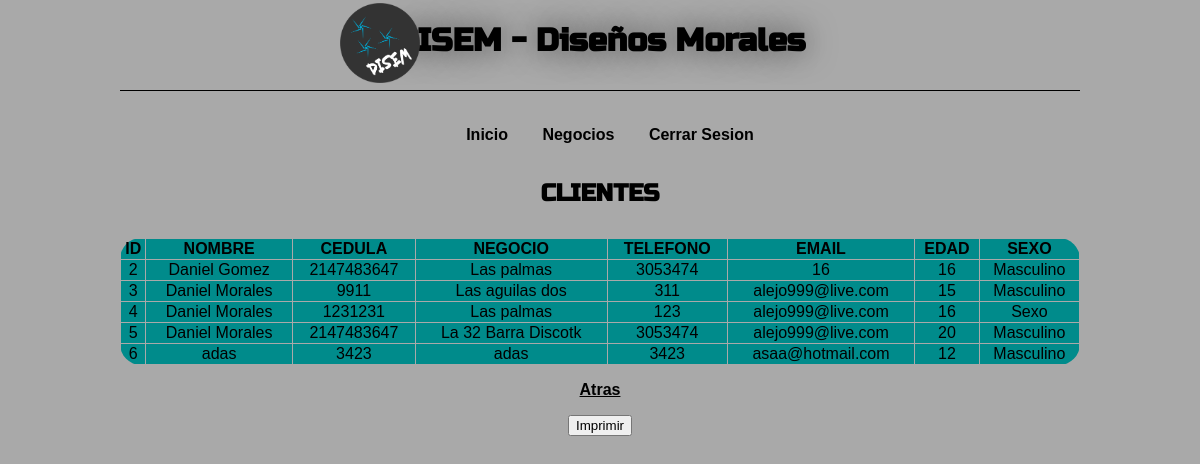
The app's page /mclientes.php (signed in) with its own data.
### tables this page shows
CREATE TABLE IF NOT EXISTS `clientes` (
  `id` int(11) NOT NULL,
  `nombre` text NOT NULL,
  `cedula` int(11) NOT NULL,
  `negocio` varchar(30) NOT NULL,
  `telefono` int(11) NOT NULL,
  `email` varchar(30) NOT NULL,
  `edad` int(11) NOT NULL,
  `sexo` text NOT NULL
);

### mclientes.php (the view, shortened to what this page needs)
<?php
	require('conexion2.php');
	$query="SELECT id, nombre, cedula, negocio, telefono, email, edad, sexo FROM clientes";
	$resultado=$mysqli->query($query);
?>
<!DOCTYPE html>
<html lang="es" xmlns="http://www.w3.org/1999/xhtml">
	<head>
		<link rel="stylesheet" type="text/css" href="css/hola.css">
	</head>
	<body>
		<div id="contenido">
			<header>
				<hgroup>
					<img src="imagenes/logo.png" width = "80"><h1>DISEM - Diseños Morales</h1>
				</hgroup>
				<nav>
				<ul>
					<li><a href="bienvenido.php">Inicio </a></li>
					<li><a href="negocios.php">Negocios </a></li>
					<li><a href="cerrar_sesion.php">Cerrar Sesion </a></li>
				</ul>
			</nav>
			</header>
			<section>
				<div id="textopr">
					<hgroup>
						<center><h1>CLIENTES</h1></center>
						<table border="1" width="100%">
			<thead>
				<tr>
					<td><center><b>ID</b></center></td>
					<td><center><b>NOMBRE</b></center></td>
					<td><center><b>CEDULA</b></center></td>
					<td><center><b>NEGOCIO</b></center></td>
					<td><center><b>TELEFONO</b></center></td>
					<td><center><b>EMAIL</b></center></td>
					<td><center><b>EDAD</b></center></td>
					<td><center><b>SEXO</b></center></td>
				</tr>
				<tbody>
					<?php while($row=$resultado->fetch_assoc()){ ?>
						<tr>
							<td>
								<center><?php echo $row['id'];?></center>
							</td>
							<td>
								<center><?php echo $row['nombre'];?></center>
							</td>
							<td>
								<center><?php echo $row['cedula'];?></center>
							</td>
							<td>
								<center><?php echo $row['negocio'];?></center>
							</td>
							<td>
								<center><?php echo $row['telefono'];?></center>
							</td>
							<td>
								<center><?php echo $row['email'];?></center>
							</td>
							<td>
								<center><?php echo $row['edad'];?></center>
							</td>
							<td>
								<center><?php echo $row['sexo'];?></center>
							</td>
						</tr>
					<?php } ?>
				</tbody>
			</table><p>
					<center><a href="negocios.php">Atras</a></p></center>
					<form>
					<center><input type='button' onclick='window.print();' value='Imprimir' /></center>
					</form> <p></p>
					</hgroup>
				</div>
			</section>
		</div>
	</body>
</html>

### css/hola.css (style rules this page uses)
body { background-color: #A9A9A9; font-family: sans-serif; }
#contenido { width: 960px; margin: 0 auto; text-align: center; }
h1 { margin-bottom: 30px; font-family: 'Russo One', sans-serif; }
header hgroup h1 { border-bottom: solid; padding-bottom: 30px; border-width: 1px; border-color: #000000; text-shadow: 0px 0px 30px rgba(0,0,0,0.5); }
nav ul li { display: inline-block; margin-bottom: 10px; margin-right: 20px; color: black; cursor: pointer; padding: 5px; transition:all 0.5s linear; -webkit-transition:all 0.5s linear; -moz-transition:all 0.5s linear; -o-transition:all 0.5s linear; }
nav ul li a { text-decoration: none; }
table { border: 1px solid black; border-collapse: collapse; border-radius: 15px 15px 15px 15px; -moz-border-radius: 21px 21px 21px 21px; -webkit-border-radius: 21px 21px 21px 21px; border: 1px solid #A9A9A9; background-color: #008B8B; }
a { color: #000000; font-weight: bold; }
img[src="imagenes/logo.png"] { position: absolute; left:340px; top: 3px; }

### records on screen
clientes: id "2", nombre "Daniel Gomez", cedula "2147483647", negocio "Las palmas", telefono "3053474", email "16", edad "16", sexo "Masculino"
clientes: id "3", nombre "Daniel Morales", cedula "9911", negocio "Las aguilas dos", telefono "311", email "alejo999@live.com", edad "15", sexo "Masculino"
clientes: id "4", nombre "Daniel Morales", cedula "1231231", negocio "Las palmas", telefono "123", email "alejo999@live.com", edad "16", sexo "Sexo"
clientes: id "5", nombre "Daniel Morales", cedula "2147483647", negocio "La 32 Barra Discotk", telefono "3053474", email "alejo999@live.com", edad "20", sexo "Masculino"
clientes: id "6", nombre "adas", cedula "3423", negocio "adas", telefono "3423", email "asaa@hotmail.com", edad "12", sexo "Masculino"
